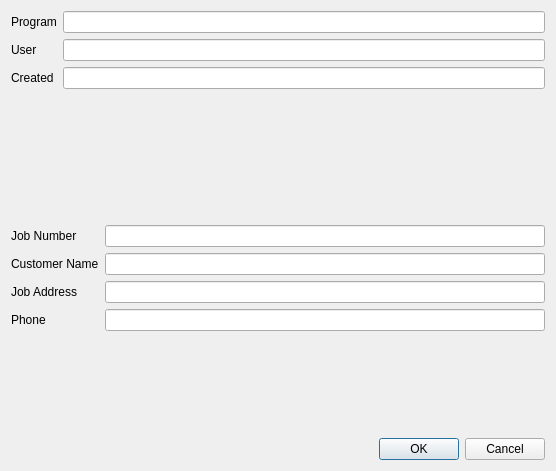
<?xml version="1.0" encoding="UTF-8"?>
<ui version="4.0">
 <class>NewJob</class>
 <widget class="QDialog" name="NewJob">
  <property name="geometry">
   <rect>
    <x>0</x>
    <y>0</y>
    <width>556</width>
    <height>471</height>
   </rect>
  </property>
  <property name="windowTitle">
   <string>New Job</string>
  </property>
  <layout class="QVBoxLayout" name="verticalLayout">
   <item>
    <layout class="QFormLayout" name="formLayout_2">
     <item row="0" column="0">
      <widget class="QLabel" name="label_program">
       <property name="text">
        <string>Program</string>
       </property>
      </widget>
     </item>
     <item row="0" column="1">
      <widget class="QLineEdit" name="lineEdit_slither_version">
       <property name="readOnly">
        <bool>true</bool>
       </property>
      </widget>
     </item>
     <item row="1" column="0">
      <widget class="QLabel" name="label_user">
       <property name="text">
        <string>User</string>
       </property>
      </widget>
     </item>
     <item row="1" column="1">
      <widget class="QLineEdit" name="lineEdit_xero_user">
       <property name="readOnly">
        <bool>true</bool>
       </property>
      </widget>
     </item>
     <item row="2" column="0">
      <widget class="QLabel" name="label_created">
       <property name="text">
        <string>Created</string>
       </property>
      </widget>
     </item>
     <item row="2" column="1">
      <widget class="QLineEdit" name="lineEdit_datetime">
       <property name="readOnly">
        <bool>true</bool>
       </property>
      </widget>
     </item>
    </layout>
   </item>
   <item>
    <layout class="QFormLayout" name="formLayout">
     <item row="0" column="0">
      <widget class="QLabel" name="label_4">
       <property name="text">
        <string>Job Number</string>
       </property>
      </widget>
     </item>
     <item row="0" column="1">
      <widget class="QLineEdit" name="lineEdit_3"/>
     </item>
     <item row="1" column="0">
      <widget class="QLabel" name="label_5">
       <property name="text">
        <string>Customer Name</string>
       </property>
      </widget>
     </item>
     <item row="2" column="0">
      <widget class="QLabel" name="label_6">
       <property name="text">
        <string>Job Address</string>
       </property>
      </widget>
     </item>
     <item row="2" column="1">
      <widget class="QLineEdit" name="lineEdit_5"/>
     </item>
     <item row="3" column="0">
      <widget class="QLabel" name="label_7">
       <property name="text">
        <string>Phone</string>
       </property>
      </widget>
     </item>
     <item row="3" column="1">
      <widget class="QLineEdit" name="lineEdit_6"/>
     </item>
     <item row="1" column="1">
      <widget class="QLineEdit" name="lineEdit_customer_name"/>
     </item>
    </layout>
   </item>
   <item>
    <widget class="QDialogButtonBox" name="buttonBox">
     <property name="orientation">
      <enum>Qt::Horizontal</enum>
     </property>
     <property name="standardButtons">
      <set>QDialogButtonBox::Cancel|QDialogButtonBox::Ok</set>
     </property>
    </widget>
   </item>
  </layout>
 </widget>
 <resources/>
 <connections>
  <connection>
   <sender>buttonBox</sender>
   <signal>accepted()</signal>
   <receiver>NewJob</receiver>
   <slot>accept()</slot>
   <hints>
    <hint type="sourcelabel">
     <x>248</x>
     <y>254</y>
    </hint>
    <hint type="destinationlabel">
     <x>157</x>
     <y>274</y>
    </hint>
   </hints>
  </connection>
  <connection>
   <sender>buttonBox</sender>
   <signal>rejected()</signal>
   <receiver>NewJob</receiver>
   <slot>reject()</slot>
   <hints>
    <hint type="sourcelabel">
     <x>316</x>
     <y>260</y>
    </hint>
    <hint type="destinationlabel">
     <x>286</x>
     <y>274</y>
    </hint>
   </hints>
  </connection>
 </connections>
</ui>
